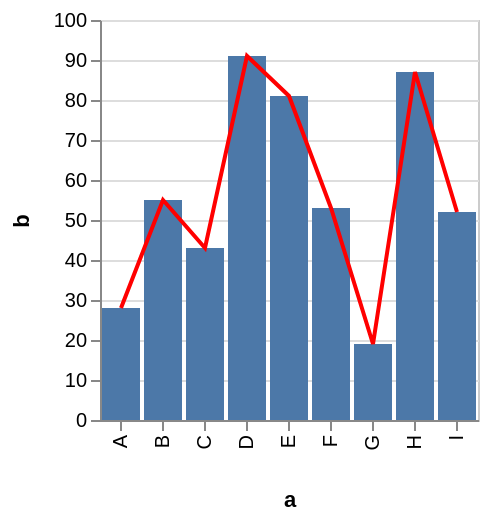

Vega-Lite specification stored for this chart:
### Vega specification from a JSON file in a GitHub repository (floating-point values rounded to 4 significant figures)
{"$schema": "https://vega.github.io/schema/vega/v3.0.json", "autosize": "pad", "padding": 5, "encode": {"update": {"stroke": {"value": "#ccc"}, "fill": {"value": "transparent"}}}, "data": [{"name": "source_0", "values": [{"a": "A", "b": 28}, {"a": "B", "b": 55}, {"a": "C", "b": 43}, {"a": "D", "b": 91}, {"a": "E", "b": 81}, {"a": "F", "b": 53}, {"a": "G", "b": 19}, {"a": "H", "b": 87}, {"a": "I", "b": 52}]}, {"name": "data_1", "source": "source_0", "transform": [{"type": "formula", "expr": "toNumber(datum[\"b\"])", "as": "b"}, {"type": "filter", "expr": "datum[\"b\"] !== null && !isNaN(datum[\"b\"])"}]}, {"name": "data_2", "source": "source_0", "transform": [{"type": "formula", "expr": "toNumber(datum[\"b\"])", "as": "b"}, {"type": "filter", "expr": "datum[\"b\"] !== null && !isNaN(datum[\"b\"])"}, {"type": "collect", "sort": {"field": "a", "order": "descending"}}]}], "signals": [{"name": "x_step", "value": 21}, {"name": "width", "update": "bandspace(domain('x').length, 0.1, 0.05) * x_step"}, {"name": "height", "update": "200"}], "marks": [{"name": "layer_0_marks", "type": "rect", "role": "bar", "from": {"data": "data_1"}, "encode": {"update": {"x": {"scale": "x", "field": "a"}, "width": {"scale": "x", "band": true}, "y": {"scale": "y", "field": "b"}, "y2": {"scale": "y", "value": 0}, "fill": {"value": "#4c78a8"}}}}, {"name": "layer_1_marks", "type": "line", "from": {"data": "data_2"}, "encode": {"update": {"x": {"scale": "x", "field": "a", "band": 0.5}, "y": {"scale": "y", "field": "b"}, "stroke": {"value": "red"}}}}], "scales": [{"name": "x", "type": "band", "domain": {"fields": [{"data": "data_1", "field": "a"}, {"data": "data_2", "field": "a"}], "sort": true}, "range": {"step": {"signal": "x_step"}}, "round": true, "paddingInner": 0.1, "paddingOuter": 0.05}, {"name": "y", "type": "linear", "domain": {"fields": [{"data": "data_1", "field": "b"}, {"data": "data_2", "field": "b"}], "sort": true}, "range": [{"signal": "height"}, 0], "round": true, "nice": true, "zero": true}], "axes": [{"scale": "x", "orient": "bottom", "tickCount": 5, "title": "a", "zindex": 1, "encode": {"labels": {"update": {"angle": {"value": 270}, "align": {"value": "right"}, "baseline": {"value": "middle"}}}}}, {"scale": "y", "orient": "left", "title": "b", "zindex": 1}, {"scale": "y", "domain": false, "grid": true, "labels": false, "maxExtent": 0, "minExtent": 0, "orient": "left", "ticks": false, "zindex": 0, "gridScale": "x"}], "config": {"axis": {"minExtent": 30}}}
